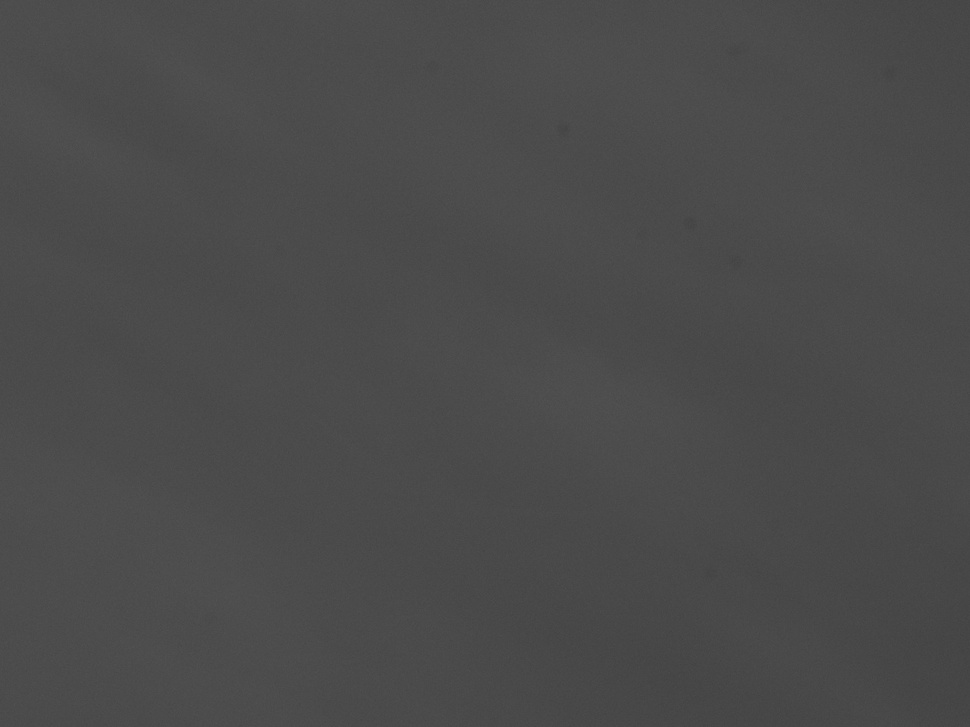
#> input picture data/frame.jpg, 970 x 727 px, shrunk from 1280 x 960 before the run
$ python sobel.py data/frame.jpg
#> lines starting #> are read from the running program, lines starting #| are printed output that depends on the picture
"""
@file sobel_demo.py
@brief Sample code using Sobel and/or Scharr OpenCV functions to make a simple Edge Detector
"""
import sys
import cv2 as cv


def main(argv):

    window_name = ('Sobel Demo - Simple Edge Detector')
    scale = 1
    delta = 0
    ddepth = cv.CV_16S

    if len(argv) < 1:
        print('Not enough parameters')
        print('Usage:\nsobel.py < path_to_image >')
        return -1
    # Load the image
    src = cv.imread(argv[0], cv.IMREAD_COLOR)
#> src is the input picture: shape (727, 970, 3); min 64, max 83, mean 74.8
    # Check if image is loaded fine
    if src is None:
        print('Error opening image: ' + argv[0])
        return -1

    src = cv.GaussianBlur(src, (3, 3), 0)

    gray = cv.cvtColor(src, cv.COLOR_BGR2GRAY)

    grad_x = cv.Sobel(gray, ddepth, 1, 0, ksize=3, scale=scale,
                      delta=delta, borderType=cv.BORDER_DEFAULT)
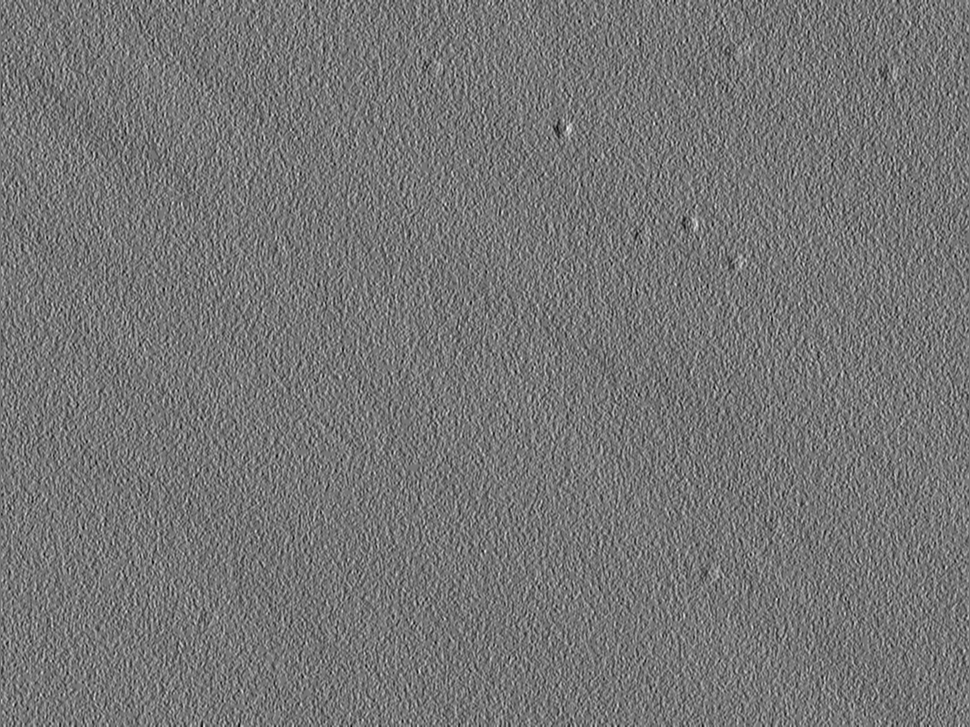
#> grad_x: shape (727, 970) int16; min -13, max 15, mean -0.0306; drawn with min black and max white
    # Gradient-Y
    # grad_y = cv.Scharr(gray,ddepth,0,1)
    grad_y = cv.Sobel(gray, ddepth, 0, 1, ksize=3, scale=scale,
                      delta=delta, borderType=cv.BORDER_DEFAULT)
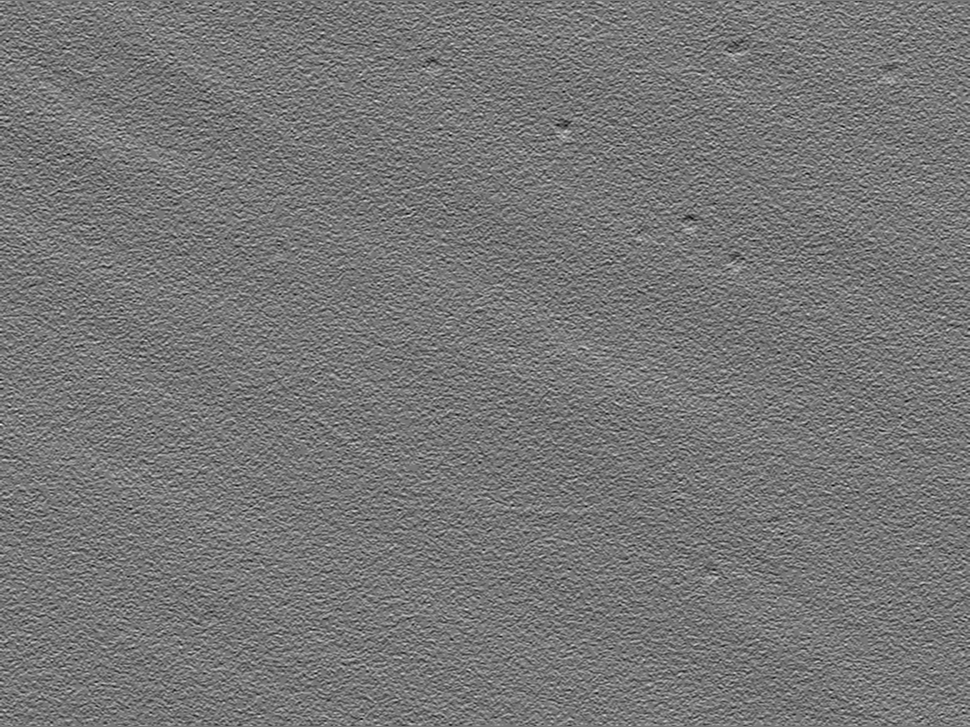
#> grad_y: shape (727, 970) int16; min -14, max 16, mean -0.0211; drawn with min black and max white

    abs_grad_x = cv.convertScaleAbs(grad_x)
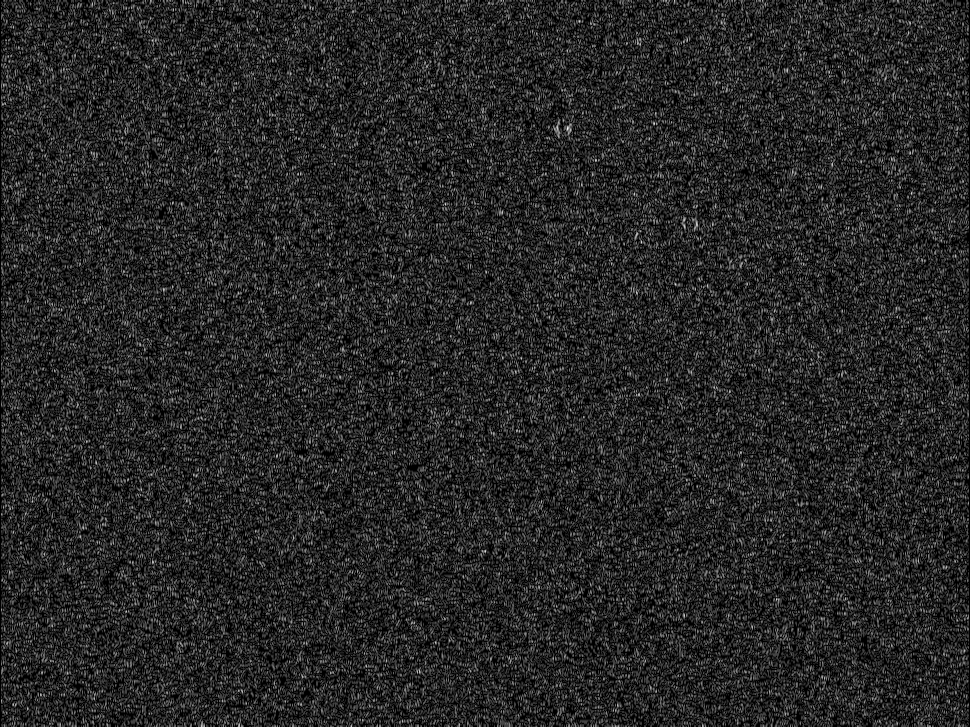
#> abs_grad_x: shape (727, 970); min 0, max 15, mean 2.25; drawn with min black and max white
    abs_grad_y = cv.convertScaleAbs(grad_y)
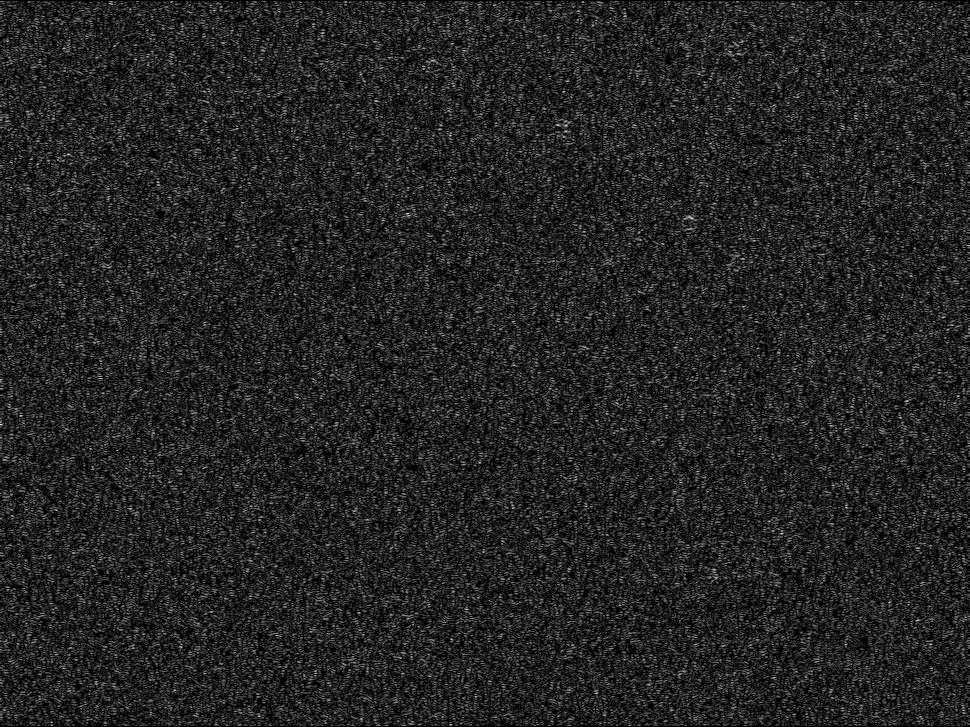
#> abs_grad_y: shape (727, 970); min 0, max 16, mean 2.24; drawn with min black and max white

    grad = cv.addWeighted(abs_grad_x, 0.5, abs_grad_y, 0.5, 0)
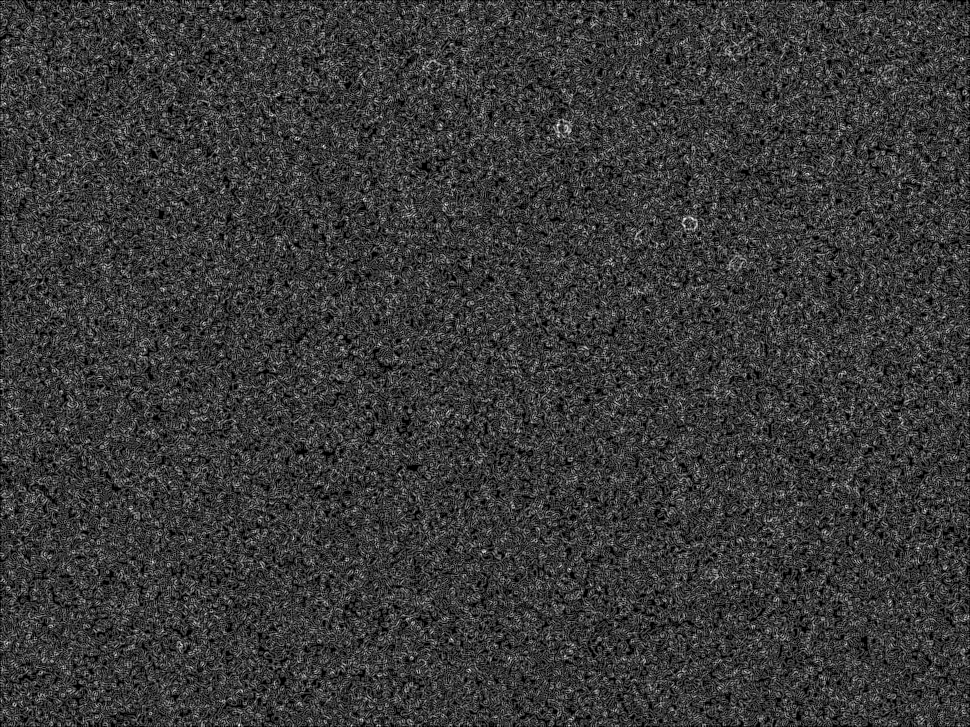
#> grad: shape (727, 970); min 0, max 10, mean 2.24; drawn with min black and max white

    cv.imshow(window_name, grad)
    cv.waitKey(0)

    return 0


if __name__ == "__main__":
    main(sys.argv[1:])
